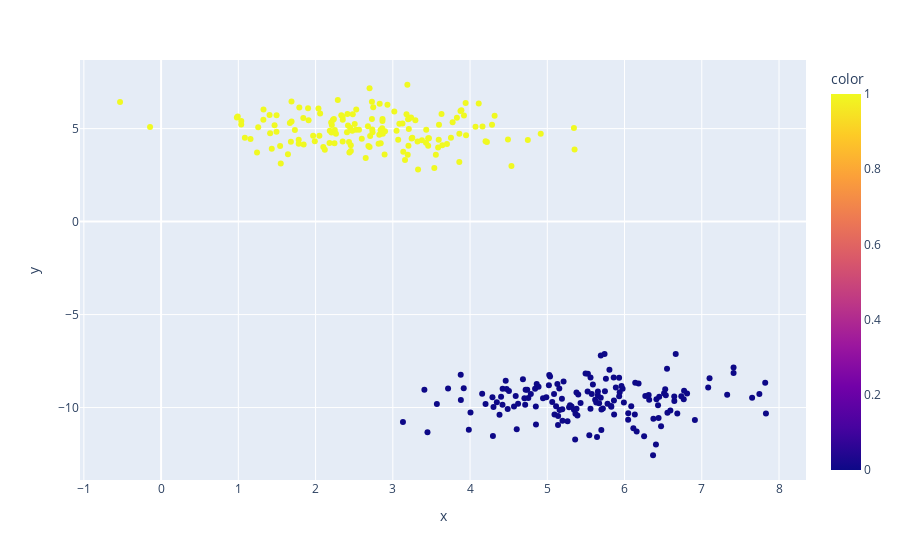

The notebook cell saved with this chart:
### Code cell
# Utilizando Plotly Express
fig = px.scatter(x = features['X1'], 
                 y = features['X2'], 
                 color = y)
fig.show()

### Figure 1 — Plotly figure (JSON) as saved in the notebook; plotly's stock layout.template omitted (floating-point values rounded to 4 significant figures; data arrays with more than 128 entries replaced by an {"elided": "..."} marker saying what was removed)
{"data": [{"hovertemplate": "x=%{x}<br>y=%{y}<br>color=%{marker.color}<extra></extra>", "legendgroup": "", "marker": {"color": {"elided": "300 int values"}, "coloraxis": "coloraxis", "symbol": "circle"}, "mode": "markers", "name": "", "orientation": "v", "showlegend": false, "type": "scatter", "x": {"elided": "300 float values"}, "xaxis": "x", "y": {"elided": "300 float values"}, "yaxis": "y"}], "layout": {"autosize": true, "coloraxis": {"colorbar": {"title": {"text": "color"}}, "colorscale": [[0, "#0d0887"], [0.1111, "#46039f"], [0.2222, "#7201a8"], [0.3333, "#9c179e"], [0.4444, "#bd3786"], [0.5556, "#d8576b"], [0.6667, "#ed7953"], [0.7778, "#fb9f3a"], [0.8889, "#fdca26"], [1, "#f0f921"]]}, "legend": {"tracegroupgap": 0}, "margin": {"t": 60}, "xaxis": {"anchor": "y", "autorange": true, "domain": [0, 1], "range": [-1.182, 8.482], "title": {"text": "x"}, "type": "linear"}, "yaxis": {"anchor": "x", "autorange": true, "domain": [0, 1], "range": [-14.11, 8.903], "title": {"text": "y"}, "type": "linear"}}}
